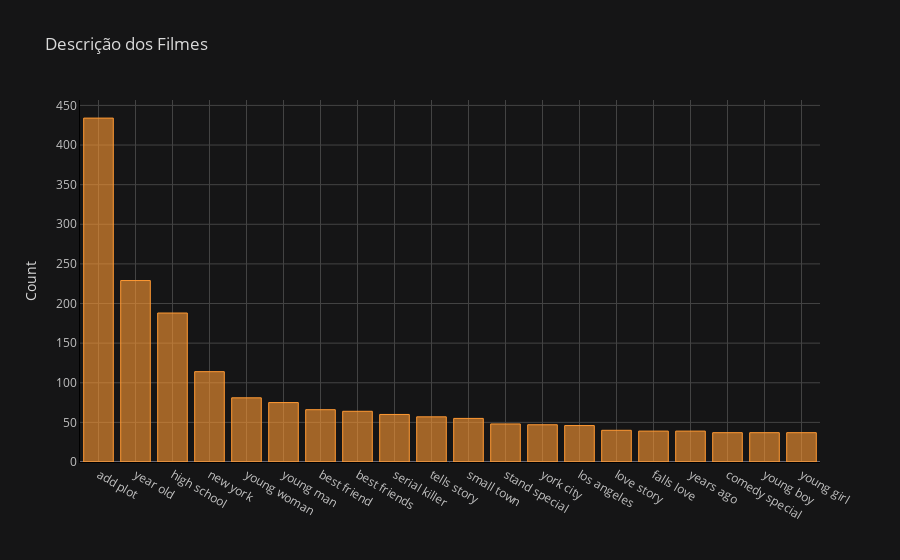

Notebook source saved alongside this figure:
### Markdown cell above
### Bigrams - Distribuição de frequência depois de remover Stop Word

### Code cell
def get_top_n_bigram(corpus, n=None):
    vec = CountVectorizer(ngram_range=(2, 2), stop_words='english').fit(corpus)
    bag_of_words = vec.transform(corpus)
    sum_words = bag_of_words.sum(axis=0) 
    words_freq = [(word, sum_words[0, idx]) for word, idx in vec.vocabulary_.items()]
    words_freq =sorted(words_freq, key = lambda x: x[1], reverse=True)
    return words_freq[:n]
common_words = get_top_n_bigram(df['description'], 20)
df4 = pd.DataFrame(common_words, columns = ['description' , 'count'])
df4.groupby('description').sum()['count'].sort_values(ascending=False).iplot(kind='bar', yTitle='Count', linecolor='black', title=
                                                                                        'Descrição dos Filmes')

### Figure 1 — Plotly figure (JSON) as saved in the notebook; plotly's stock layout.template omitted (floating-point values rounded to 4 significant figures)
{"data": [{"marker": {"color": "rgba(255, 153, 51, 0.6)", "line": {"color": "rgba(255, 153, 51, 1.0)", "width": 1}}, "name": "count", "orientation": "v", "text": "", "type": "bar", "x": ["add plot", "year old", "high school", "new york", "young woman", "young man", "best friend", "best friends", "serial killer", "tells story", "small town", "stand special", "york city", "los angeles", "love story", "falls love", "years ago", "comedy special", "young boy", "young girl"], "y": [434, 229, 188, 114, 81, 75, 66, 64, 60, 57, 55, 48, 47, 46, 40, 39, 39, 37, 37, 37]}], "layout": {"legend": {"bgcolor": "#151516", "font": {"color": "#D9D9D9"}}, "paper_bgcolor": "#151516", "plot_bgcolor": "#151516", "title": {"font": {"color": "#D9D9D9"}, "text": "Descrição dos Filmes"}, "xaxis": {"gridcolor": "#434343", "linecolor": "black", "showgrid": true, "tickfont": {"color": "#C2C2C2"}, "title": {"font": {"color": "#D9D9D9"}, "text": ""}, "zerolinecolor": "#666570"}, "yaxis": {"gridcolor": "#434343", "linecolor": "black", "showgrid": true, "tickfont": {"color": "#C2C2C2"}, "title": {"font": {"color": "#D9D9D9"}, "text": "Count"}, "zerolinecolor": "#666570"}}}
